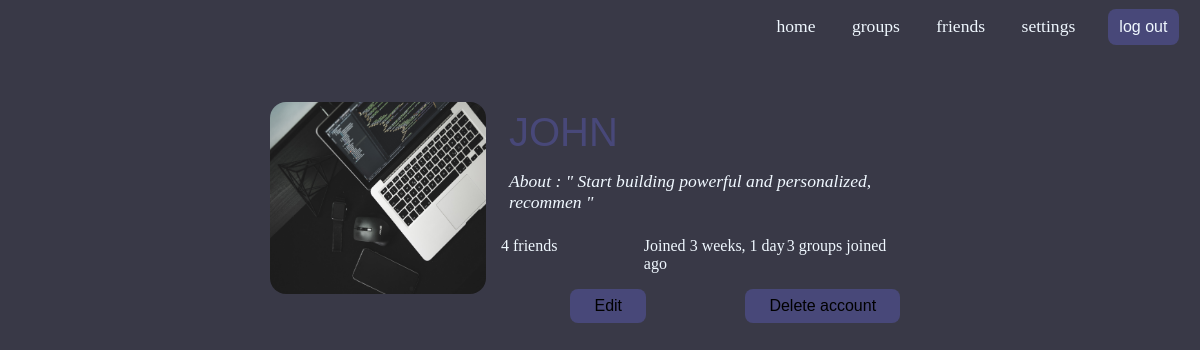
Page /settings/ (signed in) on the earlier database version.
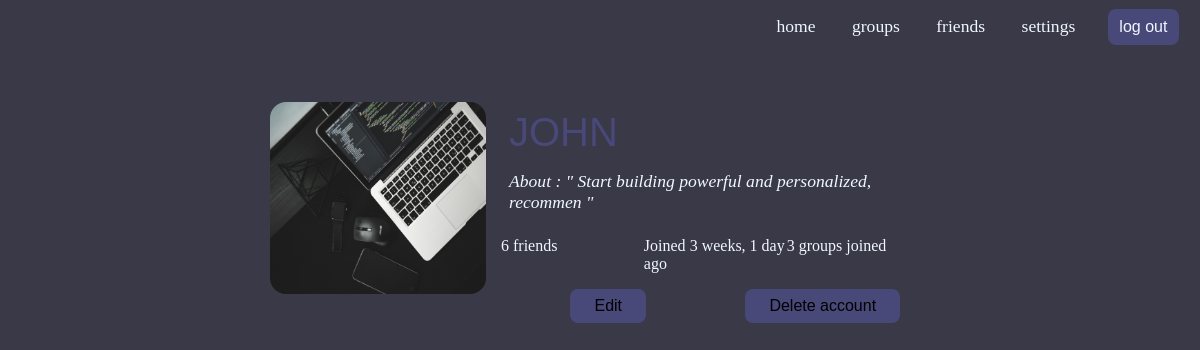
Same page on the later database version.
### base/models.py (models this page shows)
class Profiles(models.Model):
    user = models.ForeignKey(User,on_delete=models.CASCADE)
    name = models.CharField(max_length=50,default='None')
    profile_pics = models.ImageField(upload_to='profile_images',default='image.jpg')
    date_joined = models.DateTimeField(auto_now_add=True)
    about = models.CharField(max_length=50, default='Hi')
    user_friends = models.ManyToManyField('friends',related_name='my_friends', blank=True)

### base/views.py (the view)
# urls.py: path('settings/',views.settings, name='settings' ),
@login_required(login_url='/signin')
def settings(request):
    user = Profiles.objects.get(name=request.user.username)
    groups = groupstable.objects.filter(participants=user).count()
    form = AccountSettingsForm()
    updatable = False
    if request.method == 'POST' and updatable == False:
        updatable = True
    context = {'user':user,'groups':groups,'updatable':updatable,'form':form}
    return render(request,'settings.html',context=context)

### base/forms.py
class AccountSettingsForm(Form):
    username = forms.CharField(min_length=3,max_length=20)
    password = forms.CharField(widget=forms.PasswordInput())
    profile_picture = forms.ImageField()
    about = forms.CharField(max_length=50)
    email = forms.EmailField()

### base/templates/settings.html (shortened to what this page needs)
{% extends 'base.html' %}
{% load static %}
{% block content %}
<div class="settings-page">
    <div class="all">
        <div class="left">
            <img src="{% static 'Images/images.jpg' %}" alt="">
        </div>
        <div class="right">
            <div class="username">{{ user.name }}</div>
            <div class="user-about">About :  " {{ user.about }} "</div>
            <div class="other-info">
                <span>{{ user.user_friends.count }} friends</span>
                <span>Joined {{ user.date_joined|timesince }} ago</span>
                <span>{{ groups }} groups joined</span>
            </div>
            <div class="edit-delete">
                <div><form action="" method="post">{% csrf_token %}<button>Edit</button></form></div>
                <div><a href="{% url 'delete_account' %}"><button>Delete account</button></a></div>
            </div>
        </div>
    </div>
</div>
{% endblock %}

### base/templates/base.html (shortened to what this page needs)
<!DOCTYPE html>
{% load static %}
<html lang="en">
<head>
    <link rel="stylesheet" href="{% static 'webfiles/style.css' %}">
</head>
<body>
    {% if request.user.is_authenticated %}
        <div class="nav-bar">
            <a href="{% url 'home' %}"><span>home</span></a>
            <a href="{% url 'all_groups' %}"><span>groups</span></a>
            <a href="{% url 'all_friends' %}"><span>friends</span></a>
            <a href="{% url 'settings' %}"><span>settings</span></a>
            <a href="{% url 'signout' %}"><input type="button" value="log out"></a>
        </div>
    {% endif %}
    <div class="sub-body">
        {% block content %}
        {% endblock %}
    </div>
</body>
</html>

### base/static/webfiles/style.css (style rules this page uses)
body { padding: 0; margin: 0; background-color: #393947; font-size: 1.1rem; color: aliceblue; }
.nav-bar { width: 100%; text-align: right; padding: 0.75%; margin-bottom: 2vh; box-sizing: border-box; }
.nav-bar span { margin: 0 1rem 0 1rem; }
.nav-bar a { color: aliceblue; text-decoration: none; }
.nav-bar input { padding: 0.55rem 1% 0.55rem 1%; font-size: 1rem; margin:0 1% 0 1%; border-radius: 0.5rem; background-color: #484879; border: none; color: aliceblue; }
.settings-page { margin: 3rem 22.5% 3rem 22.5% ; max-width: 100%; }
.settings-page .all { width: 100%; display: flex; }
.settings-page .all .left { width: 35%; float: left; }
.settings-page .all .left img { width: 18vw; height: 12rem; border-radius: 1rem; }
.settings-page .right { width: 65%; }
.settings-page .right .username { padding: 0.5rem; text-transform: uppercase; color: #484879; font-size: 2.5rem; font-family: Impact, Haettenschweiler, 'Arial Narrow Bold', sans-serif; }
.settings-page .right .user-about { padding: 0.5rem; font-style: italic; margin-bottom: 1rem; }
.settings-page .right .other-info { width: 100%; display: flex; text-align: center; box-sizing: border-box; font-size: 1rem; margin-bottom: 1rem; }
.settings-page .right .other-info span { width: 33.3%; text-align: left; }
.settings-page .right .edit-delete { text-align: center; margin-bottom: 4rem; display: flex; box-sizing: border-box; }
.settings-page .right .edit-delete div { width: 50%; }
.settings-page .right .edit-delete button { padding: 0.5rem 1.5rem 0.5rem 1.5rem; background-color: #484879; border: none; border-radius: 0.5rem; font-size: 1rem; }

Differences in the rows shown:
changed Profiles "JOHN": user_friends.count "4" → "6"
